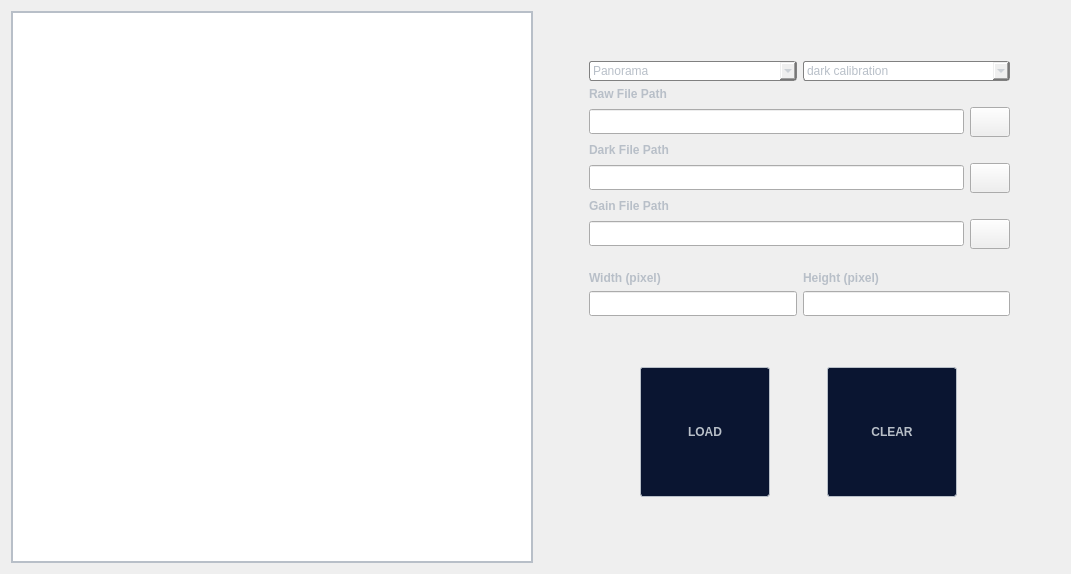
<?xml version="1.0" encoding="UTF-8"?>
<ui version="4.0">
 <class>Calibration</class>
 <widget class="QWidget" name="Calibration">
  <property name="geometry">
   <rect>
    <x>0</x>
    <y>0</y>
    <width>1071</width>
    <height>574</height>
   </rect>
  </property>
  <property name="sizePolicy">
   <sizepolicy hsizetype="Preferred" vsizetype="Preferred">
    <horstretch>0</horstretch>
    <verstretch>0</verstretch>
   </sizepolicy>
  </property>
  <property name="minimumSize">
   <size>
    <width>0</width>
    <height>20</height>
   </size>
  </property>
  <property name="windowTitle">
   <string>Form</string>
  </property>
  <property name="styleSheet">
   <string notr="true">QWidget{
color: rgb(184,191,200);
}</string>
  </property>
  <layout class="QGridLayout" name="gridLayout">
   <item row="0" column="0">
    <widget class="QListWidget" name="path_listWidget">
     <property name="sizePolicy">
      <sizepolicy hsizetype="Expanding" vsizetype="Expanding">
       <horstretch>0</horstretch>
       <verstretch>0</verstretch>
      </sizepolicy>
     </property>
     <property name="autoFillBackground">
      <bool>false</bool>
     </property>
     <property name="styleSheet">
      <string notr="true">QListWidget{
color: rgb(184,191,200);

}
QListWidget::item {background-color : rgb(255,255,255);
color : rgb(0,0,0)}</string>
     </property>
     <property name="frameShape">
      <enum>QFrame::WinPanel</enum>
     </property>
     <property name="frameShadow">
      <enum>QFrame::Plain</enum>
     </property>
     <property name="lineWidth">
      <number>1</number>
     </property>
     <property name="midLineWidth">
      <number>0</number>
     </property>
     <property name="alternatingRowColors">
      <bool>true</bool>
     </property>
     <property name="selectionBehavior">
      <enum>QAbstractItemView::SelectRows</enum>
     </property>
     <property name="movement">
      <enum>QListView::Snap</enum>
     </property>
     <property name="flow">
      <enum>QListView::TopToBottom</enum>
     </property>
     <property name="isWrapping" stdset="0">
      <bool>false</bool>
     </property>
     <property name="viewMode">
      <enum>QListView::ListMode</enum>
     </property>
     <property name="modelColumn">
      <number>0</number>
     </property>
     <property name="itemAlignment">
      <set>Qt::AlignCenter|Qt::AlignHCenter|Qt::AlignRight|Qt::AlignTrailing|Qt::AlignVCenter</set>
     </property>
     <property name="currentRow">
      <number>-1</number>
     </property>
     <property name="sortingEnabled">
      <bool>true</bool>
     </property>
    </widget>
   </item>
   <item row="0" column="1">
    <layout class="QVBoxLayout" name="right_Layout">
     <property name="leftMargin">
      <number>50</number>
     </property>
     <property name="topMargin">
      <number>50</number>
     </property>
     <property name="rightMargin">
      <number>50</number>
     </property>
     <property name="bottomMargin">
      <number>50</number>
     </property>
     <item>
      <layout class="QVBoxLayout" name="path_Layout">
       <item>
        <layout class="QVBoxLayout" name="raw_Filepath_Layout">
         <item>
          <layout class="QHBoxLayout" name="select_Combobox_Layout">
           <item>
            <widget class="QComboBox" name="size_comboBox">
             <property name="styleSheet">
              <string notr="true">QComboBox {
    border: 1px solid gray;
    border-radius: 3px;
    padding: 1px 18px 1px 3px;
    min-width: 6em;
}</string>
             </property>
             <item>
              <property name="text">
               <string>Panorama</string>
              </property>
             </item>
             <item>
              <property name="text">
               <string>Cephalo</string>
              </property>
             </item>
            </widget>
           </item>
           <item>
            <widget class="QComboBox" name="calibration_comboBox">
             <property name="styleSheet">
              <string notr="true">QComboBox {
    border: 1px solid gray;
    border-radius: 3px;
    padding: 1px 18px 1px 3px;
    min-width: 6em;
}</string>
             </property>
             <item>
              <property name="text">
               <string>dark calibration</string>
              </property>
             </item>
             <item>
              <property name="text">
               <string>gain calibration</string>
              </property>
             </item>
            </widget>
           </item>
          </layout>
         </item>
         <item>
          <widget class="QLabel" name="raw_Filepath_Label">
           <property name="font">
            <font>
             <bold>true</bold>
            </font>
           </property>
           <property name="styleSheet">
            <string notr="true">QLabel{
color: rgb(184,191,200);
QLabel::setAlignment (Qt::AlignVCenter );
QLabel::setAlignment (Qt::AlignHCenter );
}</string>
           </property>
           <property name="text">
            <string>Raw File Path</string>
           </property>
          </widget>
         </item>
         <item>
          <layout class="QHBoxLayout" name="raw_Filepath_HorizontalLayout">
           <item>
            <widget class="QLineEdit" name="raw_Filepath_LineEdit">
             <property name="sizePolicy">
              <sizepolicy hsizetype="Expanding" vsizetype="Fixed">
               <horstretch>0</horstretch>
               <verstretch>0</verstretch>
              </sizepolicy>
             </property>
             <property name="minimumSize">
              <size>
               <width>0</width>
               <height>25</height>
              </size>
             </property>
             <property name="palette">
              <palette>
               <active>
                <colorrole role="WindowText">
                 <brush brushstyle="SolidPattern">
                  <color alpha="255">
                   <red>184</red>
                   <green>191</green>
                   <blue>200</blue>
                  </color>
                 </brush>
                </colorrole>
                <colorrole role="Text">
                 <brush brushstyle="SolidPattern">
                  <color alpha="255">
                   <red>184</red>
                   <green>191</green>
                   <blue>200</blue>
                  </color>
                 </brush>
                </colorrole>
                <colorrole role="ButtonText">
                 <brush brushstyle="SolidPattern">
                  <color alpha="255">
                   <red>184</red>
                   <green>191</green>
                   <blue>200</blue>
                  </color>
                 </brush>
                </colorrole>
                <colorrole role="Link">
                 <brush brushstyle="SolidPattern">
                  <color alpha="255">
                   <red>255</red>
                   <green>255</green>
                   <blue>255</blue>
                  </color>
                 </brush>
                </colorrole>
                <colorrole role="PlaceholderText">
                 <brush brushstyle="SolidPattern">
                  <color alpha="255">
                   <red>184</red>
                   <green>191</green>
                   <blue>200</blue>
                  </color>
                 </brush>
                </colorrole>
               </active>
               <inactive>
                <colorrole role="WindowText">
                 <brush brushstyle="SolidPattern">
                  <color alpha="255">
                   <red>0</red>
                   <green>0</green>
                   <blue>0</blue>
                  </color>
                 </brush>
                </colorrole>
                <colorrole role="Text">
                 <brush brushstyle="SolidPattern">
                  <color alpha="255">
                   <red>0</red>
                   <green>0</green>
                   <blue>0</blue>
                  </color>
                 </brush>
                </colorrole>
                <colorrole role="ButtonText">
                 <brush brushstyle="SolidPattern">
                  <color alpha="255">
                   <red>0</red>
                   <green>0</green>
                   <blue>0</blue>
                  </color>
                 </brush>
                </colorrole>
                <colorrole role="Link">
                 <brush brushstyle="SolidPattern">
                  <color alpha="255">
                   <red>0</red>
                   <green>0</green>
                   <blue>255</blue>
                  </color>
                 </brush>
                </colorrole>
                <colorrole role="PlaceholderText">
                 <brush brushstyle="SolidPattern">
                  <color alpha="128">
                   <red>0</red>
                   <green>0</green>
                   <blue>0</blue>
                  </color>
                 </brush>
                </colorrole>
               </inactive>
               <disabled>
                <colorrole role="WindowText">
                 <brush brushstyle="SolidPattern">
                  <color alpha="255">
                   <red>184</red>
                   <green>191</green>
                   <blue>200</blue>
                  </color>
                 </brush>
                </colorrole>
                <colorrole role="Text">
                 <brush brushstyle="SolidPattern">
                  <color alpha="255">
                   <red>184</red>
                   <green>191</green>
                   <blue>200</blue>
                  </color>
                 </brush>
                </colorrole>
                <colorrole role="ButtonText">
                 <brush brushstyle="SolidPattern">
                  <color alpha="255">
                   <red>184</red>
                   <green>191</green>
                   <blue>200</blue>
                  </color>
                 </brush>
                </colorrole>
                <colorrole role="Link">
                 <brush brushstyle="SolidPattern">
                  <color alpha="255">
                   <red>0</red>
                   <green>0</green>
                   <blue>255</blue>
                  </color>
                 </brush>
                </colorrole>
                <colorrole role="PlaceholderText">
                 <brush brushstyle="SolidPattern">
                  <color alpha="128">
                   <red>0</red>
                   <green>0</green>
                   <blue>0</blue>
                  </color>
                 </brush>
                </colorrole>
               </disabled>
              </palette>
             </property>
             <property name="styleSheet">
              <string notr="true"/>
             </property>
             <property name="text">
              <string/>
             </property>
             <property name="clearButtonEnabled">
              <bool>false</bool>
             </property>
            </widget>
           </item>
           <item>
            <widget class="QPushButton" name="raw_Filepath_pushButton">
             <property name="enabled">
              <bool>true</bool>
             </property>
             <property name="minimumSize">
              <size>
               <width>30</width>
               <height>30</height>
              </size>
             </property>
             <property name="maximumSize">
              <size>
               <width>50</width>
               <height>50</height>
              </size>
             </property>
             <property name="styleSheet">
              <string notr="true">QPushButton{
border-image:url(:/prefix1/Image/Path_PushButton_Icon.png)
}</string>
             </property>
             <property name="text">
              <string/>
             </property>
            </widget>
           </item>
          </layout>
         </item>
        </layout>
       </item>
       <item>
        <layout class="QVBoxLayout" name="dark_Filepath_Layout">
         <item>
          <widget class="QLabel" name="Dark_Filepath_Label">
           <property name="font">
            <font>
             <bold>true</bold>
            </font>
           </property>
           <property name="styleSheet">
            <string notr="true">QLabel{
color: rgb(184,191,200);
QLabel::setAlignment (Qt::AlignVCenter );
QLabel::setAlignment (Qt::AlignHCenter );
}</string>
           </property>
           <property name="text">
            <string>Dark File Path</string>
           </property>
          </widget>
         </item>
         <item>
          <layout class="QHBoxLayout" name="dark_Filepath_HorizontalLayout">
           <item>
            <widget class="QLineEdit" name="dark_Filepath_LineEdit">
             <property name="sizePolicy">
              <sizepolicy hsizetype="Expanding" vsizetype="Fixed">
               <horstretch>0</horstretch>
               <verstretch>0</verstretch>
              </sizepolicy>
             </property>
             <property name="minimumSize">
              <size>
               <width>0</width>
               <height>25</height>
              </size>
             </property>
             <property name="autoFillBackground">
              <bool>false</bool>
             </property>
             <property name="styleSheet">
              <string notr="true"/>
             </property>
             <property name="text">
              <string/>
             </property>
             <property name="clearButtonEnabled">
              <bool>false</bool>
             </property>
            </widget>
           </item>
           <item>
            <widget class="QPushButton" name="dark_Filepath_PushButton">
             <property name="enabled">
              <bool>true</bool>
             </property>
             <property name="minimumSize">
              <size>
               <width>30</width>
               <height>30</height>
              </size>
             </property>
             <property name="maximumSize">
              <size>
               <width>50</width>
               <height>50</height>
              </size>
             </property>
             <property name="styleSheet">
              <string notr="true">QPushButton{
border-image:url(:/prefix1/Image/Path_PushButton_Icon.png)
}</string>
             </property>
             <property name="text">
              <string/>
             </property>
            </widget>
           </item>
          </layout>
         </item>
        </layout>
       </item>
       <item>
        <layout class="QVBoxLayout" name="gain_Filepath_Layout">
         <item>
          <widget class="QLabel" name="gain_Filepath_Label">
           <property name="font">
            <font>
             <bold>true</bold>
            </font>
           </property>
           <property name="styleSheet">
            <string notr="true">QLabel{
color: rgb(184,191,200);
QLabel::setAlignment (Qt::AlignVCenter );
QLabel::setAlignment (Qt::AlignHCenter );
}</string>
           </property>
           <property name="text">
            <string>Gain File Path</string>
           </property>
          </widget>
         </item>
         <item>
          <layout class="QHBoxLayout" name="gain_Filepath_HorizontalLayout">
           <item>
            <widget class="QLineEdit" name="gain_Filepath_LineEdit">
             <property name="sizePolicy">
              <sizepolicy hsizetype="Expanding" vsizetype="Fixed">
               <horstretch>0</horstretch>
               <verstretch>0</verstretch>
              </sizepolicy>
             </property>
             <property name="minimumSize">
              <size>
               <width>0</width>
               <height>25</height>
              </size>
             </property>
             <property name="styleSheet">
              <string notr="true"/>
             </property>
             <property name="text">
              <string/>
             </property>
             <property name="clearButtonEnabled">
              <bool>false</bool>
             </property>
            </widget>
           </item>
           <item>
            <widget class="QPushButton" name="gain_Filepath_pushButton">
             <property name="enabled">
              <bool>true</bool>
             </property>
             <property name="minimumSize">
              <size>
               <width>30</width>
               <height>30</height>
              </size>
             </property>
             <property name="maximumSize">
              <size>
               <width>50</width>
               <height>50</height>
              </size>
             </property>
             <property name="styleSheet">
              <string notr="true">QPushButton{
border-image:url(:/prefix1/Image/Path_PushButton_Icon.png)
}</string>
             </property>
             <property name="text">
              <string/>
             </property>
            </widget>
           </item>
          </layout>
         </item>
        </layout>
       </item>
      </layout>
     </item>
     <item>
      <spacer name="verticalSpacer_2">
       <property name="orientation">
        <enum>Qt::Vertical</enum>
       </property>
       <property name="sizeHint" stdset="0">
        <size>
         <width>310</width>
         <height>15</height>
        </size>
       </property>
      </spacer>
     </item>
     <item>
      <layout class="QHBoxLayout" name="size_Label_Layout">
       <item>
        <layout class="QVBoxLayout" name="width_Layout">
         <item>
          <widget class="QLabel" name="width_Label">
           <property name="minimumSize">
            <size>
             <width>35</width>
             <height>0</height>
            </size>
           </property>
           <property name="font">
            <font>
             <bold>true</bold>
            </font>
           </property>
           <property name="styleSheet">
            <string notr="true">QLabel{
color: rgb(184,191,200);
QLabel::setAlignment (Qt::AlignVCenter );
QLabel::setAlignment (Qt::AlignHCenter );
}</string>
           </property>
           <property name="text">
            <string>Width (pixel)</string>
           </property>
          </widget>
         </item>
         <item>
          <widget class="QLineEdit" name="width_LineEdit">
           <property name="sizePolicy">
            <sizepolicy hsizetype="Expanding" vsizetype="Minimum">
             <horstretch>0</horstretch>
             <verstretch>0</verstretch>
            </sizepolicy>
           </property>
           <property name="minimumSize">
            <size>
             <width>0</width>
             <height>25</height>
            </size>
           </property>
           <property name="styleSheet">
            <string notr="true"/>
           </property>
           <property name="text">
            <string/>
           </property>
          </widget>
         </item>
        </layout>
       </item>
       <item>
        <layout class="QVBoxLayout" name="height_Layout">
         <item>
          <widget class="QLabel" name="height_Label">
           <property name="font">
            <font>
             <bold>true</bold>
            </font>
           </property>
           <property name="styleSheet">
            <string notr="true">QLabel{
color: rgb(184,191,200);
QLabel::setAlignment (Qt::AlignVCenter );
QLabel::setAlignment (Qt::AlignHCenter );
}</string>
           </property>
           <property name="text">
            <string>Height (pixel)</string>
           </property>
          </widget>
         </item>
         <item>
          <widget class="QLineEdit" name="height_LineEdit">
           <property name="sizePolicy">
            <sizepolicy hsizetype="Expanding" vsizetype="Minimum">
             <horstretch>0</horstretch>
             <verstretch>0</verstretch>
            </sizepolicy>
           </property>
           <property name="minimumSize">
            <size>
             <width>0</width>
             <height>25</height>
            </size>
           </property>
           <property name="styleSheet">
            <string notr="true"/>
           </property>
          </widget>
         </item>
        </layout>
       </item>
      </layout>
     </item>
     <item>
      <spacer name="verticalSpacer">
       <property name="orientation">
        <enum>Qt::Vertical</enum>
       </property>
       <property name="sizeHint" stdset="0">
        <size>
         <width>310</width>
         <height>45</height>
        </size>
       </property>
      </spacer>
     </item>
     <item>
      <layout class="QHBoxLayout" name="button_Layout">
       <item>
        <widget class="QPushButton" name="Calibration_pushButton">
         <property name="enabled">
          <bool>true</bool>
         </property>
         <property name="sizePolicy">
          <sizepolicy hsizetype="Minimum" vsizetype="Minimum">
           <horstretch>0</horstretch>
           <verstretch>0</verstretch>
          </sizepolicy>
         </property>
         <property name="minimumSize">
          <size>
           <width>130</width>
           <height>130</height>
          </size>
         </property>
         <property name="maximumSize">
          <size>
           <width>130</width>
           <height>130</height>
          </size>
         </property>
         <property name="font">
          <font>
           <bold>true</bold>
          </font>
         </property>
         <property name="contextMenuPolicy">
          <enum>Qt::DefaultContextMenu</enum>
         </property>
         <property name="acceptDrops">
          <bool>false</bool>
         </property>
         <property name="layoutDirection">
          <enum>Qt::LeftToRight</enum>
         </property>
         <property name="styleSheet">
          <string notr="true">QPushButton{
color: rgb(184,191,200);
background-color: rgb(10, 21, 49);
border: 1px solid rgb(184,191,200);
border-radius: 3px;
}
QPushButton:hover
{
border: 2px solid red;
background-color: rgb(103, 104, 114);
}</string>
         </property>
         <property name="text">
          <string>LOAD</string>
         </property>
         <property name="shortcut">
          <string/>
         </property>
         <property name="autoDefault">
          <bool>false</bool>
         </property>
         <property name="default">
          <bool>false</bool>
         </property>
         <property name="flat">
          <bool>false</bool>
         </property>
        </widget>
       </item>
       <item>
        <widget class="QPushButton" name="Clear_pushButton">
         <property name="enabled">
          <bool>true</bool>
         </property>
         <property name="sizePolicy">
          <sizepolicy hsizetype="Minimum" vsizetype="Minimum">
           <horstretch>0</horstretch>
           <verstretch>0</verstretch>
          </sizepolicy>
         </property>
         <property name="minimumSize">
          <size>
           <width>130</width>
           <height>130</height>
          </size>
         </property>
         <property name="maximumSize">
          <size>
           <width>130</width>
           <height>130</height>
          </size>
         </property>
         <property name="font">
          <font>
           <bold>true</bold>
          </font>
         </property>
         <property name="contextMenuPolicy">
          <enum>Qt::DefaultContextMenu</enum>
         </property>
         <property name="acceptDrops">
          <bool>false</bool>
         </property>
         <property name="layoutDirection">
          <enum>Qt::LeftToRight</enum>
         </property>
         <property name="styleSheet">
          <string notr="true">QPushButton{
color: rgb(184,191,200);
background-color: rgb(10, 21, 49);
border: 1px solid rgb(184,191,200);
border-radius: 3px;
}
QPushButton:hover
{
border: 2px solid red;
background-color: rgb(103, 104, 114);
}</string>
         </property>
         <property name="text">
          <string>CLEAR</string>
         </property>
         <property name="shortcut">
          <string/>
         </property>
         <property name="autoDefault">
          <bool>false</bool>
         </property>
         <property name="default">
          <bool>false</bool>
         </property>
         <property name="flat">
          <bool>false</bool>
         </property>
        </widget>
       </item>
      </layout>
     </item>
     <item>
      <spacer name="verticalSpacer_3">
       <property name="orientation">
        <enum>Qt::Vertical</enum>
       </property>
       <property name="sizeHint" stdset="0">
        <size>
         <width>310</width>
         <height>15</height>
        </size>
       </property>
      </spacer>
     </item>
    </layout>
   </item>
  </layout>
 </widget>
 <resources/>
 <connections/>
</ui>
